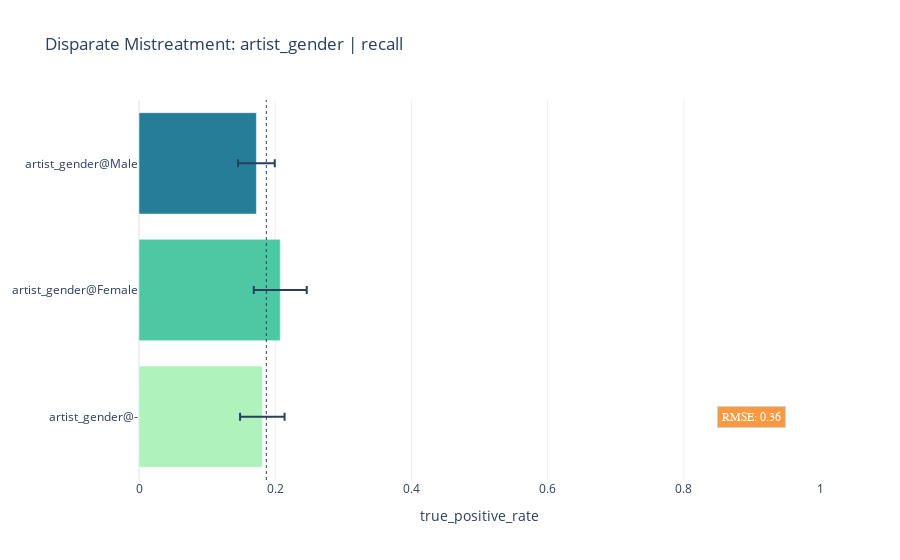

The code cell stored with this chart in its notebook:
### Code cell
plot_fairness_mistreatment(fairness_metrics, "true_positive_rate",
            title="Disparate Mistreatment: "
            + fairness_columns[0]
            + " | "
            + "recall",)

### Figure 1 — Plotly figure (JSON) as saved in the notebook; plotly's stock layout.template omitted (floating-point values rounded to 4 significant figures)
{"data": [{"error_x": {"array": [0.03265, 0.03886, 0.02697], "type": "data"}, "marker": {"color": [0, 1, 2], "colorscale": [[0, "rgb(176, 242, 188)"], [0.1667, "rgb(137, 232, 172)"], [0.3333, "rgb(103, 219, 165)"], [0.5, "rgb(76, 200, 163)"], [0.6667, "rgb(56, 178, 163)"], [0.8333, "rgb(44, 152, 160)"], [1, "rgb(37, 125, 152)"]]}, "orientation": "h", "type": "bar", "x": [0.1811, 0.2074, 0.1724], "y": ["artist_gender@-", "artist_gender@Female", "artist_gender@Male"]}], "layout": {"annotations": [{"align": "center", "bgcolor": "#ff7f0e", "bordercolor": "#c7c7c7", "borderpad": 4, "borderwidth": 1, "font": {"color": "#ffffff", "family": "Courier New, monospace", "size": 12}, "opacity": 0.8, "showarrow": false, "text": "RMSE: 0.36", "x": 0.9, "xref": "x", "y": 0, "yref": "y"}], "legend": {"orientation": "h", "y": -0.2}, "shapes": [{"line": {"dash": "dot", "width": 1}, "type": "line", "x0": 0.187, "x1": 0.187, "xref": "x", "y0": 0, "y1": 1, "yref": "paper"}], "title": {"text": "Disparate Mistreatment: artist_gender | recall"}, "xaxis": {"range": [0, 1], "title": {"text": "true_positive_rate"}}}}
